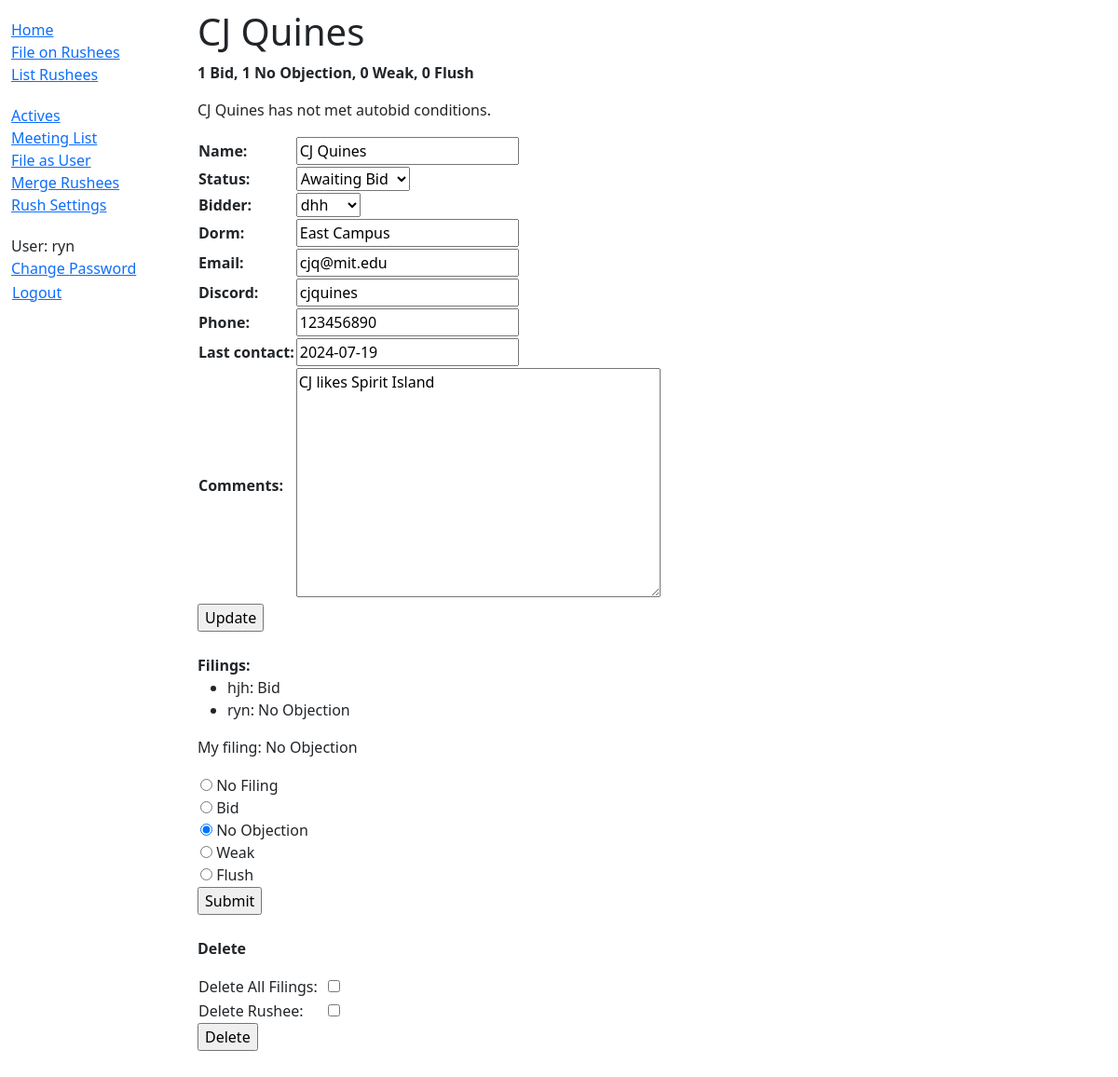
The page /rushee/3/ (signed in) on the database its author committed.
### rush/models.py (models this page shows, shortened)
class Rushee(models.Model):
    STATUSES = (
        ('n', 'None'),
        ('a', 'Awaiting Bid'),
        ('b', 'Bid Delivered'),
        ('p', 'Pledged'),
    )
    name = models.CharField(max_length=100)
    dorm = models.CharField(max_length=50, null=True, blank=True)
    email = models.EmailField(null=True, blank=True)
    discord = models.CharField(max_length=50, null=True, blank=True)
    phone = models.CharField(max_length=20, null=True, blank=True)
    status = models.CharField(max_length=1, choices=STATUSES, default='None')
    bidder = models.ForeignKey(settings.AUTH_USER_MODEL, on_delete=models.SET_NULL, null=True, blank=True)
    last_contact = models.DateField(null=True, blank=True)
    comments = models.TextField(null=True, blank=True)
    class Meta:
        ordering = ['status', 'name']
    @property
    def long_filings_desc(self):
        text = ''
        for i in Filing.FILING_TYPES:
            text += f'{len(self.filing_set.filter(type__exact=i[0]))} {i[1]}, '
        if len(text) > 0:
            return text[:-2]
        else:
            return text
    @property
    def autobid(self):
        autobid = Settings.objects.all()[0]
        if self.w > autobid.w or self.f > autobid.f:
            return False
        if self.b >= autobid.b:
            return True
        if self.b + self.n >= autobid.n:
            return True
        return False
    @property
    def b(self):
        return len(self.filing_set.filter(type__exact='b'))
    @property
    def n(self):
        return len(self.filing_set.filter(type__exact='n'))
    @property
    def w(self):
        return len(self.filing_set.filter(type__exact='w'))
    @property
    def f(self):
        return len(self.filing_set.filter(type__exact='f'))
    @property
    def weak(self):
        autobid = Settings.objects.get(id=1)
        return self.w > autobid.w
    @property
    def flush(self):
        autobid = Settings.objects.get(id=1)
        return self.f > autobid.f
    def __str__(self):
        return f'{self.name}'

class Filing(models.Model):
    FILING_TYPES = (
        ('b', 'Bid'),
        ('n', 'No Objection'),
        ('w', 'Weak'),
        ('f', 'Flush'),
    )
    type = models.CharField(max_length=1, choices=FILING_TYPES)
    rushee = models.ForeignKey(Rushee, on_delete=models.CASCADE)
    active = models.ForeignKey(settings.AUTH_USER_MODEL, on_delete=models.CASCADE)

### rush/views.py (the view)
# urls.py: path('rushee/<int:pk>/', views.RusheeDetailView, name='rushee-detail'),
@login_required
def RusheeDetailView(request, pk):
    rushee = get_object_or_404(Rushee, pk=pk)
    active_file = Filing.objects.filter(active_id=request.user.id).filter(rushee_id=rushee.id)
    user_file = Filing.objects.filter(active_id=request.user.id).filter(rushee_id=rushee.id)
    if len(active_file) > 0:
        user_file = user_file[0].type
    else:
        user_file = 'x'
    user_file = {'type': user_file}
    if request.method == 'POST':
        if 'update' in request.POST:
            modify_form = ModifyRusheeForm(instance=rushee, data=request.POST)
            filing_form = FilingForm(initial=user_file)
            if modify_form.is_valid():
                for i in modify_form.cleaned_data.keys():
                    setattr(rushee, i, modify_form.cleaned_data[i])
                rushee.save()
        elif 'file' in request.POST:
            filing_form = FilingForm(request.POST)
            if filing_form.is_valid():
                type = filing_form.cleaned_data['type']
                for i in active_file:
                    i.delete()
                active_file = []
                if type != 'x':
                    active_file = [Filing(rushee=rushee, active=request.user, type=type)]
                    active_file[0].save()
        elif 'delete' in request.POST:
            filing_form = FilingForm(initial=user_file)
            delete_form = DeleteForm(request.POST)
            if delete_form.is_valid():
                if delete_form.cleaned_data['rushees']:
                    rushee.delete()
                    return redirect('rushee-list')
                if delete_form.cleaned_data['filings']:
                    filings = Filing.objects.all()
                    for i in filings:
                        if i.rushee == rushee:
                            i.delete()
        else:
            filing_form = FilingForm(initial=user_file)
    else:
        filing_form = FilingForm(initial=user_file)
    modify_form = ModifyRusheeForm(instance=rushee)
    delete_form = DeleteForm()
    if len(active_file) > 0:
        active_file = active_file[0].get_type_display()
    else:
        active_file = 'No Filing'
    context = {
        'rushee': rushee,
        'file_form': filing_form,
        'modify_form': modify_form,
        'active_file': active_file,
        'delete_form': delete_form,
    }
    return render(request, 'rush/rushee_detail.html', context)

### rush/forms.py
class FilingForm(forms.Form):
    CHOICES = (('x', 'No Filing'),) + Filing.FILING_TYPES
    type = forms.ChoiceField(widget=forms.RadioSelect, choices=CHOICES, label='', initial='x')

class ModifyRusheeForm(forms.ModelForm):
    class Meta:
        model = Rushee
        fields = ['name', 'status', 'bidder', 'dorm', 'email', 'discord', 'phone', 'last_contact', 'comments']

### rush/models.py (called while the page is built)
    @property
    def b(self):
        return int(self.autobid.split(',')[0])

    @property
    def n(self):
        return int(self.autobid.split(',')[1])

    @property
    def w(self):
        return int(self.autobid.split(',')[2])

    @property
    def f(self):
        return int(self.autobid.split(',')[3])

### rush/templates/rush/rushee_detail.html (shortened to what this page needs)
{% extends "base_generic.html" %}
{% block head %}
    <link rel="stylesheet" href="https://code.jquery.com/ui/1.13.3/themes/base/jquery-ui.css">
{% endblock %}
{% block content %}
    <h1>{{ rushee }}</h1>
    {% if user.is_staff %}
        <p><strong>{{ rushee.long_filings_desc }}</strong></p>
        {% if rushee.flush %}
            <p class="text-danger">{{ rushee }} has a flush filing</p>
        {% elif rushee.weak %}
            <p class="text-warning">{{ rushee }} has a weak filing</p>
        {% else %}
            <p{% if rushee.autobid %} class="text-success"{% endif %}>
            {{ rushee }} has {% if rushee.autobid %}{% else %}not {% endif %}met autobid conditions.
        {% endif %}
    </p>
    {% else %}
        <p><strong>Status:</strong> {{ rushee.get_status_display }}</p>
        {% if rushee.status == 'a' %}
            <p><strong>Bidder:</strong> {{ rushee.bidder|upper }}</p>
        {% endif %}
    {% endif %}
    <form action="" method="post">
        <table>
            {{ modify_form.as_table }}
        </table>
        <input type="submit" value="Update" name="update">
    </form>
    <br/>
    <strong>Filings:</strong>
    <ul>
        {% for filing in rushee.filing_set.all %}
            <li> {{ filing.active }}: {{ filing.get_type_display }}</li>
        {% empty %}
            <li> no filings</li>
        {% endfor %}
    </ul>
    <p>My filing: {{ active_file }}</p>
    <form action="" method="post">
        <table>
            {{ file_form.as_table }}
        </table>
        <input type="submit" value="Submit" name="file">
    </form>
    {% if user.is_staff %}
        <br/>
        <p><strong>Delete</strong></p>
        <form action="" method="POST">
            <table>
                <tr>
                    <td style="padding-right: 10px">Delete All Filings:</td>
                    <td>{{ delete_form.filings }}</td>
                </tr>
                <tr>
                    <td>Delete Rushee:</td>
                    <td>{{ delete_form.rushees }}</td>
                </tr>
            </table>
            <input type="submit" value="Delete" name="delete">
        </form>
    {% endif %}
{% endblock %}

### rush/templates/base_generic.html (shortened to what this page needs)
<!DOCTYPE html>
<html lang="en">
<head>
    <link href="https://cdn.jsdelivr.net/npm/bootstrap@5.3.3/dist/css/bootstrap.min.css" rel="stylesheet"
>
    {% load static %}
    <link rel="stylesheet" href="{% static 'css/styles.css' %}">
    {% block head %}{% endblock %}
</head>
<body>
<div class="container-fluid">
    <div class="row">
        <div class="col-sm-2">
            {% block sidebar %}
                <ul class="sidebar-nav">
                    <li><a href="{% url 'index' %}">Home</a></li>
                    {% if user.is_authenticated %}
                        <li><a href="{% url 'file-list' %}">File on Rushees</a></li>
                        <li><a href="{% url 'rushee-list' %}">List Rushees</a></li>
                    {% endif %}
                </ul>
                {% if user.is_staff %}
                <ul class="sidebar-nav">
                    <li><a href="{% url 'active-list' %}">Actives</a></li>
                    <li><a href="{% url 'meeting-list' %}">Meeting List</a></li>
                    <li><a href="{% url 'file-as' %}">File as User</a></li>
                    <li><a href="{% url 'merge' %}">Merge Rushees</a></li>
                    <li><a href="{% url 'settings' %}">Rush Settings</a></li>
                </ul>
                {% endif %}
                <ul class="sidebar-nav">
                    {% if user.is_authenticated %}
                        <li>User: {{ user.get_username }}</li>
                        <li><a href="{% url 'reset-password' %}">Change Password</a></li>
                        <li>
                            <form id="logout-form" method="post" action="{% url 'logout' %}">
                                <button type="submit" class="btn btn-link">Logout</button>
                            </form>
                        </li>
                    {% else %}
                        <li><a href="{% url 'login' %}">Login</a></li>
                    {% endif %}
                </ul>
            {% endblock %}
        </div>
        <div class="col-sm-10 ">
            {% block content %}{% endblock %}
        </div>
    </div>
</div>
</body>
</html>

### static/css/styles.css (style rules this page uses)
.sidebar-nav { margin-top: 20px; padding: 0; list-style: none; }
#logout-form { display: inline; }
#logout-form button { padding: 0; margin: 0; }
.col-sm-10 { padding-top: 10px; padding-bottom: 50px; }

### rows shown on the page
Rushee: name "CJ Quines", long_filings_desc "1 Bid, 1 No Objection, 0 Weak, 0 Flush", status "Awaiting Bid", bidder "dhh", dorm "East Campus", email "cjq@mit.edu", discord "cjquines", phone "123456890", last_contact "2024-07-19", comments "CJ likes Spirit Island"
Filing: active "hjh", type "Bid"
Filing: active "ryn", type "No Objection"

### other values the page prints
{{ user.get_username }} "ryn"
{{ active_file }} "No Objection"
